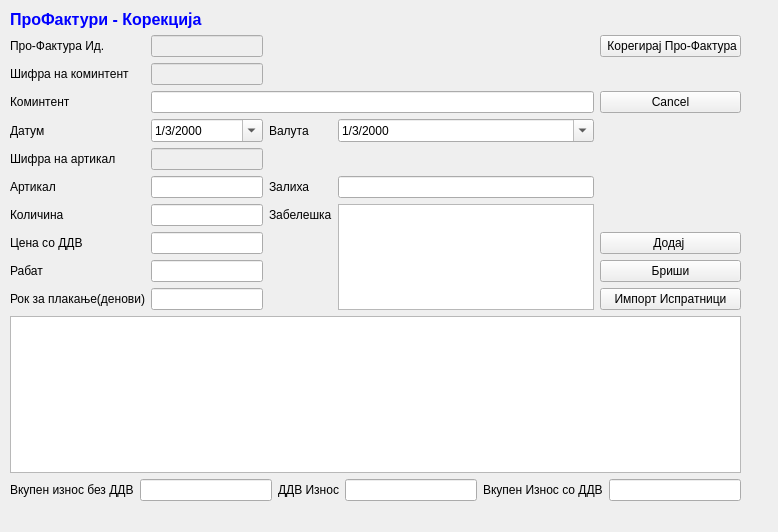
<?xml version="1.0" encoding="UTF-8"?>
<ui version="4.0">
 <class>ProFakturiKorekcija</class>
 <widget class="QWidget" name="ProFakturiKorekcija">
  <property name="geometry">
   <rect>
    <x>0</x>
    <y>0</y>
    <width>778</width>
    <height>532</height>
   </rect>
  </property>
  <property name="windowTitle">
   <string>Form</string>
  </property>
  <widget class="QWidget" name="layoutWidget">
   <property name="geometry">
    <rect>
     <x>10</x>
     <y>10</y>
     <width>731</width>
     <height>491</height>
    </rect>
   </property>
   <layout class="QGridLayout" name="gridLayout">
    <item row="1" column="1">
     <widget class="QLineEdit" name="lineEdit_5">
      <property name="enabled">
       <bool>false</bool>
      </property>
     </widget>
    </item>
    <item row="6" column="1">
     <widget class="QLineEdit" name="lineEdit_2">
      <property name="enabled">
       <bool>true</bool>
      </property>
      <property name="toolTip">
       <string>&lt;html&gt;&lt;head/&gt;&lt;body&gt;&lt;p&gt;Притисни ЕНТЕР за да те однесе во листата&lt;/p&gt;&lt;/body&gt;&lt;/html&gt;</string>
      </property>
      <property name="readOnly">
       <bool>false</bool>
      </property>
     </widget>
    </item>
    <item row="8" column="4">
     <widget class="QPushButton" name="pushButton_3">
      <property name="text">
       <string>Додај </string>
      </property>
     </widget>
    </item>
    <item row="0" column="0" colspan="2">
     <widget class="QLabel" name="label_4">
      <property name="text">
       <string>&lt;!DOCTYPE HTML PUBLIC &quot;-//W3C//DTD HTML 4.0//EN&quot; &quot;http://www.w3.org/TR/REC-html40/strict.dtd&quot;&gt;
&lt;html&gt;&lt;head&gt;&lt;meta name=&quot;qrichtext&quot; content=&quot;1&quot; /&gt;&lt;style type=&quot;text/css&quot;&gt;
p, li { white-space: pre-wrap; }
&lt;/style&gt;&lt;/head&gt;&lt;body style=&quot; font-family:'Sans Serif'; font-size:10pt; font-weight:400; font-style:normal;&quot;&gt;
&lt;p style=&quot; margin-top:0px; margin-bottom:0px; margin-left:0px; margin-right:0px; -qt-block-indent:0; text-indent:0px;&quot;&gt;&lt;span style=&quot; font-family:'MS Shell Dlg 2'; font-size:12pt; font-weight:600; color:#0000ff;&quot;&gt;ПроФактури - Корекција&lt;/span&gt;&lt;/p&gt;&lt;/body&gt;&lt;/html&gt;</string>
      </property>
     </widget>
    </item>
    <item row="1" column="0">
     <widget class="QLabel" name="label_7">
      <property name="text">
       <string>Про-Фактура Ид.</string>
      </property>
     </widget>
    </item>
    <item row="1" column="4">
     <widget class="QPushButton" name="pushButton_4">
      <property name="text">
       <string> Корегирај Про-Фактура</string>
      </property>
      <property name="icon">
       <iconset>
        <normaloff>../../../Brisi/sterna/Resources/key_f9.png</normaloff>../../../Brisi/sterna/Resources/key_f9.png</iconset>
      </property>
     </widget>
    </item>
    <item row="3" column="0">
     <widget class="QLabel" name="label">
      <property name="text">
       <string>Коминтент</string>
      </property>
     </widget>
    </item>
    <item row="3" column="4">
     <widget class="QPushButton" name="pushButton_5">
      <property name="text">
       <string>Cancel</string>
      </property>
     </widget>
    </item>
    <item row="4" column="0">
     <widget class="QLabel" name="label_2">
      <property name="text">
       <string>Датум</string>
      </property>
     </widget>
    </item>
    <item row="6" column="0">
     <widget class="QLabel" name="label_3">
      <property name="text">
       <string>Артикал</string>
      </property>
     </widget>
    </item>
    <item row="9" column="0">
     <widget class="QLabel" name="label_9">
      <property name="text">
       <string>Рабат</string>
      </property>
     </widget>
    </item>
    <item row="9" column="1">
     <widget class="QLineEdit" name="lineEdit_7"/>
    </item>
    <item row="9" column="4">
     <widget class="QPushButton" name="pushButton_6">
      <property name="text">
       <string>Бриши</string>
      </property>
     </widget>
    </item>
    <item row="11" column="0" colspan="5">
     <widget class="QTableView" name="tableView"/>
    </item>
    <item row="4" column="1">
     <widget class="QDateTimeEdit" name="dateTimeEdit">
      <property name="date">
       <date>
        <year>2000</year>
        <month>3</month>
        <day>1</day>
       </date>
      </property>
      <property name="displayFormat">
       <string>d/M/yyyy</string>
      </property>
      <property name="calendarPopup">
       <bool>true</bool>
      </property>
     </widget>
    </item>
    <item row="10" column="1">
     <widget class="QLineEdit" name="lineEdit_8"/>
    </item>
    <item row="10" column="0">
     <widget class="QLabel" name="label_10">
      <property name="text">
       <string>Рок за плакање(денови)</string>
      </property>
     </widget>
    </item>
    <item row="10" column="4">
     <widget class="QPushButton" name="pushButtonA">
      <property name="text">
       <string>Импорт Испратници</string>
      </property>
     </widget>
    </item>
    <item row="3" column="1" colspan="3">
     <widget class="QLineEdit" name="lineEdit">
      <property name="enabled">
       <bool>true</bool>
      </property>
      <property name="toolTip">
       <string>&lt;html&gt;&lt;head/&gt;&lt;body&gt;&lt;p&gt;Притисни ЕНТЕР за да те однесе во листата&lt;/p&gt;&lt;/body&gt;&lt;/html&gt;</string>
      </property>
      <property name="readOnly">
       <bool>false</bool>
      </property>
     </widget>
    </item>
    <item row="4" column="3">
     <widget class="QDateTimeEdit" name="dateTimeEdit_2">
      <property name="date">
       <date>
        <year>2000</year>
        <month>3</month>
        <day>1</day>
       </date>
      </property>
      <property name="displayFormat">
       <string>d/M/yyyy</string>
      </property>
      <property name="calendarPopup">
       <bool>true</bool>
      </property>
     </widget>
    </item>
    <item row="4" column="2">
     <widget class="QLabel" name="label_12">
      <property name="text">
       <string>Валута</string>
      </property>
     </widget>
    </item>
    <item row="7" column="2">
     <widget class="QLabel" name="label_11">
      <property name="text">
       <string>Забелешка</string>
      </property>
     </widget>
    </item>
    <item row="6" column="2">
     <widget class="QLabel" name="label_8">
      <property name="text">
       <string>Залиха</string>
      </property>
     </widget>
    </item>
    <item row="6" column="3">
     <widget class="QLineEdit" name="lineEdit_6"/>
    </item>
    <item row="7" column="3" rowspan="4">
     <widget class="QTextEdit" name="textEdit"/>
    </item>
    <item row="8" column="1">
     <widget class="QLineEdit" name="lineEdit_3"/>
    </item>
    <item row="7" column="1">
     <widget class="QLineEdit" name="lineEdit_4"/>
    </item>
    <item row="8" column="0">
     <widget class="QLabel" name="label_5">
      <property name="text">
       <string>Цена со ДДВ</string>
      </property>
     </widget>
    </item>
    <item row="7" column="0">
     <widget class="QLabel" name="label_6">
      <property name="text">
       <string>Количина</string>
      </property>
     </widget>
    </item>
    <item row="12" column="0" colspan="5">
     <layout class="QGridLayout" name="gridLayout_2">
      <item row="0" column="0">
       <widget class="QLabel" name="label_13">
        <property name="text">
         <string>Вкупен износ без ДДВ</string>
        </property>
       </widget>
      </item>
      <item row="0" column="1">
       <widget class="QLineEdit" name="lineEdit_9">
        <property name="readOnly">
         <bool>true</bool>
        </property>
       </widget>
      </item>
      <item row="0" column="2">
       <widget class="QLabel" name="label_14">
        <property name="text">
         <string>ДДВ Износ</string>
        </property>
       </widget>
      </item>
      <item row="0" column="3">
       <widget class="QLineEdit" name="lineEdit_10">
        <property name="readOnly">
         <bool>true</bool>
        </property>
       </widget>
      </item>
      <item row="0" column="4">
       <widget class="QLabel" name="label_15">
        <property name="text">
         <string>Вкупен Износ со ДДВ</string>
        </property>
       </widget>
      </item>
      <item row="0" column="5">
       <widget class="QLineEdit" name="lineEdit_11">
        <property name="readOnly">
         <bool>true</bool>
        </property>
       </widget>
      </item>
     </layout>
    </item>
    <item row="2" column="0">
     <widget class="QLabel" name="label_16">
      <property name="text">
       <string>Шифра на коминтент</string>
      </property>
     </widget>
    </item>
    <item row="5" column="0">
     <widget class="QLabel" name="label_17">
      <property name="text">
       <string>Шифра на артикал</string>
      </property>
     </widget>
    </item>
    <item row="2" column="1">
     <widget class="QLineEdit" name="lineEdit_12">
      <property name="enabled">
       <bool>false</bool>
      </property>
     </widget>
    </item>
    <item row="5" column="1">
     <widget class="QLineEdit" name="lineEdit_13">
      <property name="enabled">
       <bool>false</bool>
      </property>
     </widget>
    </item>
   </layout>
  </widget>
 </widget>
 <tabstops>
  <tabstop>lineEdit_5</tabstop>
  <tabstop>lineEdit_12</tabstop>
  <tabstop>lineEdit</tabstop>
  <tabstop>dateTimeEdit</tabstop>
  <tabstop>dateTimeEdit_2</tabstop>
  <tabstop>lineEdit_13</tabstop>
  <tabstop>lineEdit_2</tabstop>
  <tabstop>lineEdit_6</tabstop>
  <tabstop>lineEdit_4</tabstop>
  <tabstop>lineEdit_3</tabstop>
  <tabstop>lineEdit_7</tabstop>
  <tabstop>lineEdit_8</tabstop>
  <tabstop>textEdit</tabstop>
  <tabstop>tableView</tabstop>
  <tabstop>lineEdit_9</tabstop>
  <tabstop>lineEdit_10</tabstop>
  <tabstop>lineEdit_11</tabstop>
  <tabstop>pushButton_3</tabstop>
  <tabstop>pushButton_6</tabstop>
  <tabstop>pushButtonA</tabstop>
  <tabstop>pushButton_4</tabstop>
  <tabstop>pushButton_5</tabstop>
 </tabstops>
 <resources/>
 <connections/>
</ui>
